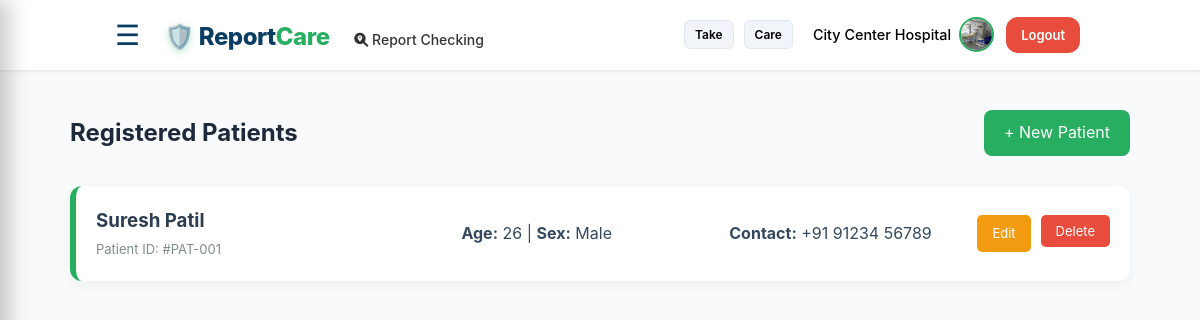
/doctor-view-patients (signed in), run on the app's committed database.
### app.py (models this page shows)
class User(db.Model):
    id = db.Column(db.Integer, primary_key=True)
    role = db.Column(db.String(20)) # 'Lab' or 'Other'
    email = db.Column(db.String(100), unique=True, nullable=False)
    password = db.Column(db.String(100), nullable=False)
    name = db.Column(db.String(100))
    phone = db.Column(db.String(20))
    address = db.Column(db.Text)
    license_no = db.Column(db.String(100)) # Special for Lab
    profile_pic = db.Column(db.String(200), default='default_user.png')
    signature_img = db.Column(db.String(200))

class Patient(db.Model):
    id = db.Column(db.Integer, primary_key=True)
    lab_id = db.Column(db.Integer, db.ForeignKey('user.id')) # Kis Lab ne create kiya
    name = db.Column(db.String(100), nullable=False)
    age = db.Column(db.Integer)
    gender = db.Column(db.String(10))
    phone = db.Column(db.String(20))
    created_at = db.Column(db.DateTime, default=datetime.utcnow)
    reports = db.relationship('Report', backref='patient', cascade="all, delete-orphan")

### app.py (the view)
@app.route('/doctor-view-patients')
def view_patients():
    if 'user_id' not in session: return redirect(url_for('login'))
    patients = Patient.query.filter_by(lab_id=session['user_id']).all()
    return render_template('view_patients.html', patients=patients)

### app.py (called while the page is built)
@app.context_processor
def inject_user():
    user = User.query.get(session.get('user_id')) if 'user_id' in session else None
    return dict(current_user=user)

### templates/view_patients.html
{% extends "base.html" %}
{% block content %}
<div style="max-width: 1100px; margin: 40px auto; padding: 0 20px;">
    <div style="display: flex; justify-content: space-between; align-items: center; margin-bottom: 30px;">
        <h2>Registered Patients</h2>
        <a href="/create-patient" style="background: #27AE60; color: white; padding: 10px 20px; border-radius: 8px; text-decoration: none;">+ New Patient</a>
    </div>
    <div class="patient-list" style="display: flex; flex-direction: column; gap: 15px;">
        {% for patient in patients %}
        <div class="patient-card" onclick="window.location.href='/patient-history/{{ patient.id }}'" style="background: white; border-radius: 12px; display: flex; align-items: center; padding: 20px; box-shadow: 0 4px 12px rgba(0,0,0,0.05); transition: 0.3s; position: relative; border-left: 6px solid #27AE60;">
            <a href="/patient-history/{{ patient.id }}" style="position: absolute; top: 0; left: 0; width: 80%; height: 100%; text-decoration: none; z-index: 1;"></a>
            <div style="flex: 1;">
                <h3 style="margin: 0; color: #2c3e50;">{{ patient.name }}</h3>
                <span style="font-size: 13px; color: #7f8c8d;">Patient ID: #PAT-00{{ patient.id }}</span>
            </div>
            <div style="flex: 1; text-align: center;">
                <p style="margin: 0; color: #34495e;"><b>Age:</b> {{ patient.age }} | <b>Sex:</b> {{ patient.gender }}</p>
            </div>
            <div style="flex: 1; text-align: center;">
                <p style="margin: 0; color: #34495e;"><b>Contact:</b> {{ patient.phone }}</p>
            </div>
            <div style="display: flex; gap: 10px; z-index: 2;">
                <a href="/edit-patient/{{ patient.id }}" style="background: #f39c12; color: white; padding: 8px 15px; border-radius: 5px; text-decoration: none; font-size: 13px;">Edit</a>
                <form action="/delete-patient/{{ patient.id }}" method="POST" onsubmit="return confirm('Delete this patient?')">
                    <button type="submit" style="background: #e74c3c; color: white; border: none; padding: 8px 15px; border-radius: 5px; cursor: pointer; font-size: 13px;">Delete</button>
                </form>
            </div>
        </div>
        {% endfor %}
    </div>
</div>
{% endblock %}

### templates/base.html (shortened to what this page needs)
<!DOCTYPE html>
<html lang="en">
<head>
    <link rel="stylesheet" href="/static/css/style.css">
    <link rel="stylesheet" type="text/css" href="https://cdn.jsdelivr.net/npm/toastify-js/src/toastify.min.css">
    <link rel="stylesheet" href="https://cdnjs.cloudflare.com/ajax/libs/font-awesome/6.0.0/css/all.min.css">
</head>
<body>
<nav class="navbar">
    <div class="left">
        <span class="menu" onclick="toggleMenu()" style="margin-right: 15px; cursor:pointer;">☰</span>
        <span class="logo">
            <span class="shield">🛡️</span> Report<span style="color:#27AE60;">Care</span>
        </span>
        <a href="/verifyreport" style="margin-left: 20px; text-decoration: none; color: #333; font-size: 14px; font-weight: 500;">
        <i class="fas fa-search-location"></i> Report Checking
    </a>
    </div>
    <div class="right" style="display: flex; align-items: center; gap: 15px;">
        <div class="lang-buttons">
            <button>Take</button>
            <button>Care</button>
        </div>
        {% if current_user %}
            <div class="user-profile-nav" style="display: flex; align-items: center; gap: 12px;">
                <a href="/profile" style="display: flex; align-items: center; text-decoration: none; gap: 8px;">
                    <span style="color: black; font-size: 0.9rem; font-weight: 500;">{{ current_user.name }}</span>
                    <img src="{{ url_for('static', filename='uploads/profile_pictures/' + (current_user.profile_pic if current_user.profile_pic else 'default_user.png')) }}"
                         class="nav-profile-img" alt="Profile"
                         style="width: 35px; height: 35px; border-radius: 50%; object-fit: cover; border: 2px solid #27AE60;">
                </a>
                <a href="/logout" class="btn logout-btn" style="background-color: #e74c3c; padding: 6px 12px; font-size: 13px;">Logout</a>
            </div>
        {% else %}
            <a href="/login" class="btn">Login</a>
            <a href="/register" class="btn">Register</a>
        {% endif %}
    </div>
</nav>
{% block content %}{% endblock %}
</body>
</html>

### static/css/style.css (style rules this page uses)
:root { --primary: #0A3D62; --secondary: #27AE60; --accent: #10b981; --dark: #1e293b; --light: #f8fafc; --white: #ffffff; --shadow: 0 10px 25px -5px rgba(0, 0, 0, 0.1), 0 8px 10px -6px rgba(0, 0, 0, 0.1); --transition: all 0.3s cubic-bezier(0.4, 0, 0.2, 1); }
* { margin: 0; padding: 0; box-sizing: border-box; font-family: 'Inter', -apple-system, BlinkMacSystemFont, "Segoe UI", Roboto, sans-serif; }
body { background: var(--light); color: var(--dark); line-height: 1.6; }
.navbar { height: 70px; display: flex; align-items: center; justify-content: space-between; background: rgba(255, 255, 255, 0.95); backdrop-filter: blur(10px); padding: 0 10%; box-shadow: 0 1px 3px rgba(0,0,0,0.1); position: sticky; top: 0; z-index: 1200; transition: var(--transition); }
.logo { font-size: 24px; font-weight: 800; letter-spacing: -0.5px; color: var(--primary); text-decoration: none; }
.logo .shield { filter: drop-shadow(0 2px 4px rgba(39, 174, 96, 0.3)); }
.right button { background: #f1f5f9; border: 1px solid #e2e8f0; padding: 6px 12px; border-radius: 8px; margin-right: 5px; font-size: 12px; cursor: pointer; transition: var(--transition); }
.btn { padding: 10px 24px; border-radius: 12px; font-size: 14px; font-weight: 600; color: var(--white); text-decoration: none; background: var(--primary); transition: var(--transition); display: inline-block; }
.menu { font-size: 28px; cursor: pointer; color: var(--primary); padding: 5px; margin-left: -10px; transition: var(--transition); }
.right { display: flex; align-items: center; gap: 12px; }
.lang-buttons { display: flex; gap: 5px; }
.lang-buttons button { background: #f1f5f9; border: 1px solid #e2e8f0; padding: 6px 10px; border-radius: 6px; font-size: 12px; font-weight: 600; cursor: pointer; transition: var(--transition); }
.user-profile-nav { display: flex; align-items: center; gap: 12px; }
.nav-profile-img { width: 40px; height: 40px; border-radius: 50%; object-fit: cover; border: 2px solid var(--secondary); display: block; }
.logout-btn { background-color: #e74c3c !important; padding: 8px 15px !important; font-size: 13px !important; }

### data on the page
User: name "City Center Hospital", profile_pic (picture)
Patient: name "Suresh Patil", id "1", age "26", gender "Male", phone "+91 91234 56789"
